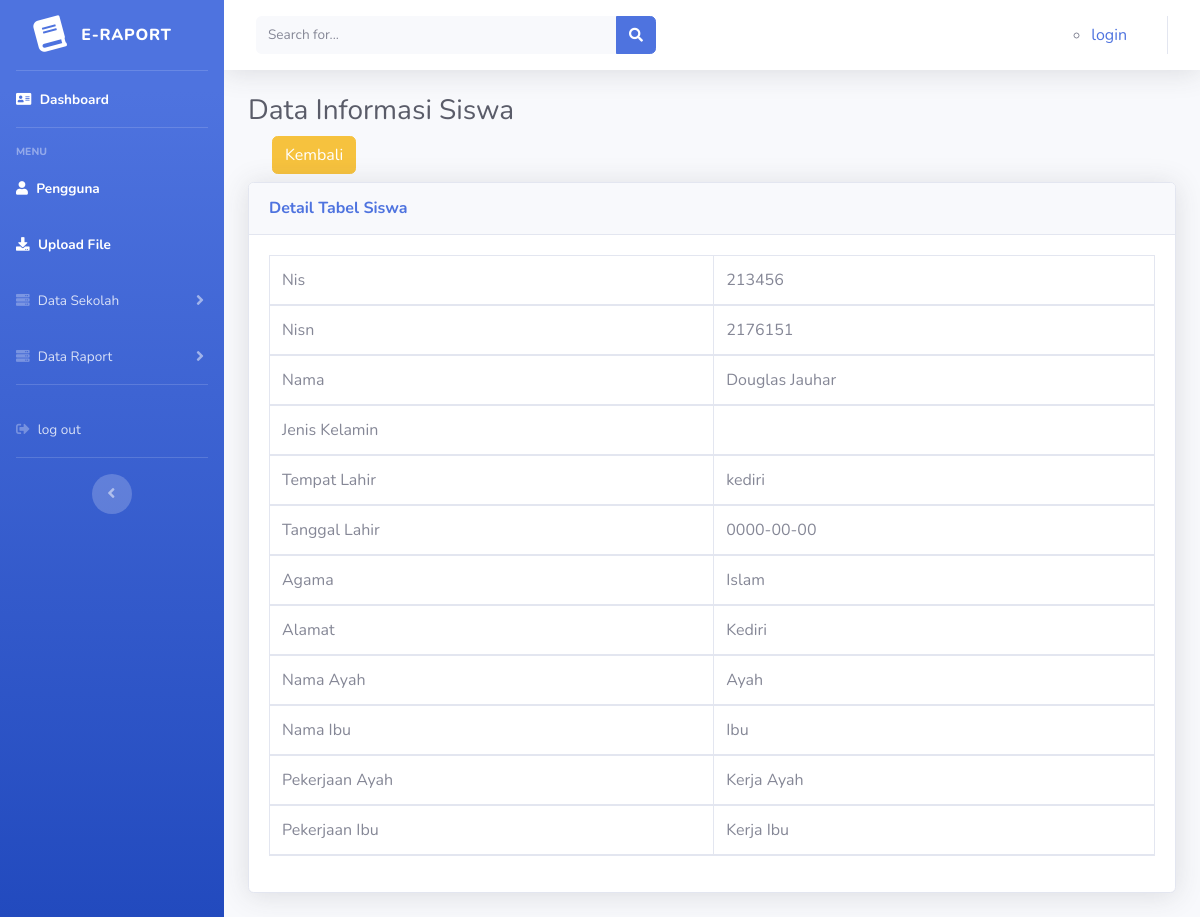
The page /index.php/siswaindex/detail/1 on the database its author committed.
### tables this page shows
CREATE TABLE `tbl_siswa` (
  `id` int(200) NOT NULL,
  `nis` varchar(20) NOT NULL,
  `nisn` varchar(20) NOT NULL,
  `nama` varchar(40) NOT NULL,
  `jk` enum('L','P') NOT NULL,
  `tmp_lahir` varchar(30) NOT NULL,
  `tgl_lahir` date NOT NULL,
  `agama` varchar(10) NOT NULL,
  `alamat` varchar(50) NOT NULL,
  `namaayah` varchar(30) NOT NULL,
  `namaibu` varchar(30) NOT NULL,
  `kerjaayah` varchar(20) NOT NULL,
  `kerjaibu` varchar(20) NOT NULL,
  `nama_kelas` varchar(20) NOT NULL
);

### application/controllers/siswaindex.php (called while the page is built, shortened)
<?php
class SiswaIndex extends CI_Controller {
    public function detail($id)
    {
        $data['detail'] = $this->model_profil->detail_data($id);
        $this->load->view('templates/header');
        $this->load->view('templates/sidebar');
        $this->load->view('siswa/detail' ,$data);
        $this->load->view('templates/footer');
    }
}

### index.php (called while the page is built, shortened)
<?php
require_once BASEPATH.'core/CodeIgniter.php';

### application/models/model_profil.php (called while the page is built, shortened)
<?php
 class model_profil extends CI_Model{
    public function detail_data($id)
    {
      $result = $this->db->where('id',$id)->get('tbl_siswa');
      if($result->num_rows() > 0){
         return $result->result();
      }else{
         return false;
      }
    }
 }

### application/views/siswa/detail.php (the view, shortened to what this page needs)
<div class="container-fluid">
    <h1 class="h3 mb-2 text-gray-800">Data Informasi Siswa</h1>
    <?php foreach ($detail as $dt) : ?>
    <?php echo anchor('siswaindex/kembali/'.$dt->id,'<div href="" class="btn btn-warning ml-4 mb-2">Kembali</div>')?>
    <div class="card shadow mb-4">
        <div class="card-header py-3">
            <h6 class="m-0 font-weight-bold text-primary">Detail Tabel Siswa</h6>
        </div>
            <div class="card-body">
                <div class="table-responsive">
                    <table class="table table-bordered" id="dataTable" width="80%" cellspacing="0">
                        <thead>
                            <tr>
                                <td>Nis</td>
                                <td><?php echo $dt->nis?></td>
                            </tr>
                            <tr>
                                <td>Nisn</td>
                                <td><?php echo $dt->nisn?></td>
                            </tr>
                            <tr>
                                <td>Nama</td>
                                <td><?php echo $dt->nama?></td>
                            </tr>
                            <tr>
                                <td>Jenis Kelamin</td>
                                <td><?php echo $dt->jk?></td>
                            </tr>
                            <tr>
                                <td>Tempat Lahir </td>
                                <td><?php echo $dt->tmp_lahir?></td>
                            </tr>
                            <tr>
                                <td>Tanggal Lahir</td>
                                <td><?php echo $dt->tgl_lahir?></td>
                            </tr>
                            <tr>
                                <td>Agama</td>
                                <td><?php echo $dt->agama?></td>
                            </tr>
                            <tr>
                                <td>Alamat</td>
                                <td><?php echo $dt->alamat?></td>
                            </tr>
                            <tr>
                                <td>Nama Ayah</td>
                                <td><?php echo $dt->namaayah?></td>
                            </tr>
                            <tr>
                                <td>Nama Ibu</td>
                                <td><?php echo $dt->namaibu?></td>
                            </tr>
                            <tr>
                                <td>Pekerjaan Ayah</td>
                                <td><?php echo $dt->kerjaayah?></td>
                            </tr>
                            <tr>
                                <td>Pekerjaan Ibu</td>
                                <td><?php echo $dt->kerjaibu?></td>
                            </tr>
                    </table>
                </div>
            </div>
        <?php endforeach; ?>
    </div>
</div>

### rows shown on the page
tbl_siswa: id "Kembali", nis "213456", nisn "2176151", nama "Douglas Jauhar", tmp_lahir "kediri", tgl_lahir "0000-00-00", agama "Islam", alamat "Kediri", namaayah "Ayah", namaibu "Ibu", kerjaayah "Kerja Ayah", kerjaibu "Kerja Ibu"

### other values the page prints
anchor('auth/login','login') "login"
